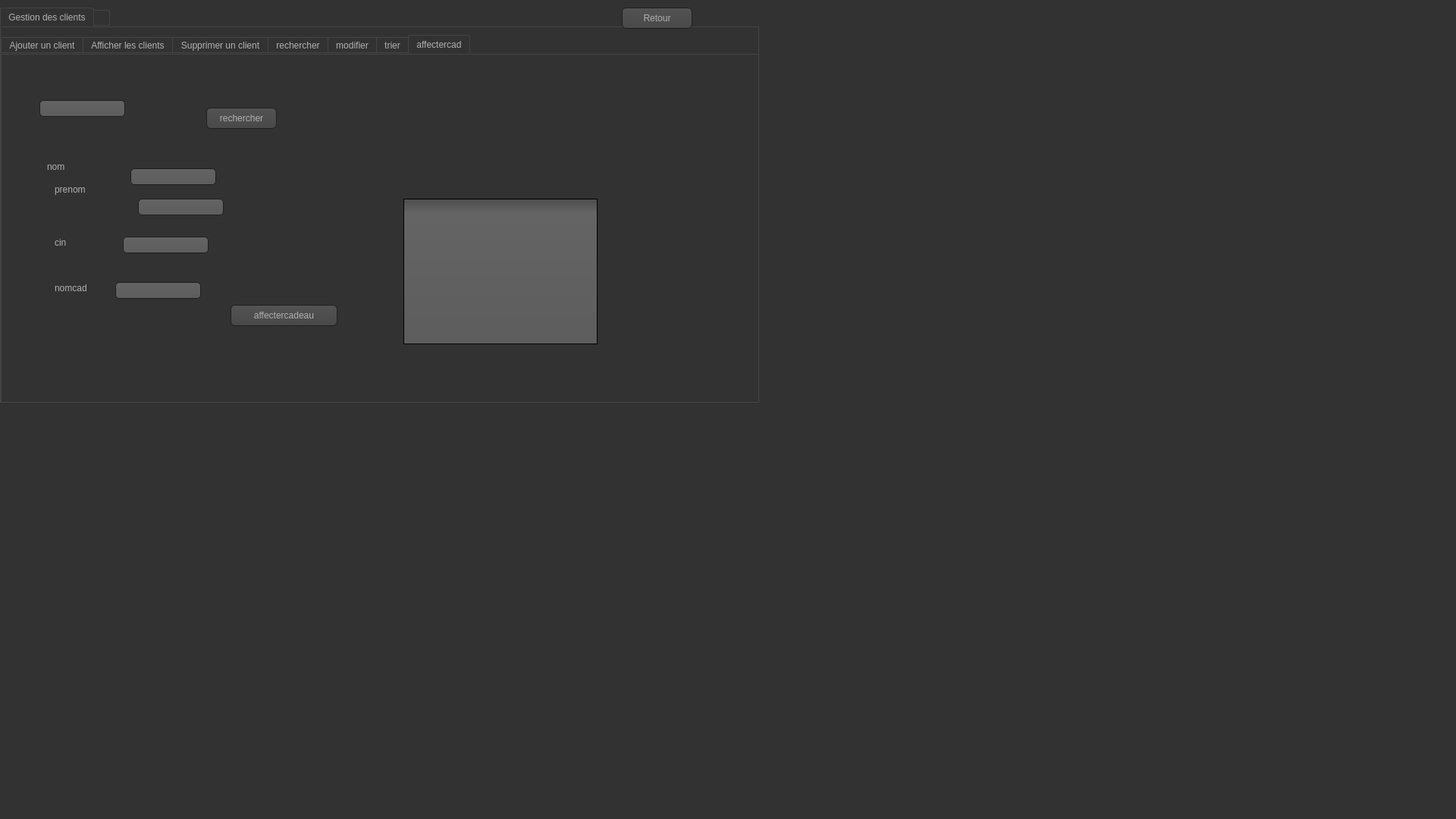
<?xml version="1.0" encoding="UTF-8"?>
<ui version="4.0">
 <class>Dialog</class>
 <widget class="QDialog" name="Dialog">
  <property name="geometry">
   <rect>
    <x>0</x>
    <y>0</y>
    <width>1920</width>
    <height>1080</height>
   </rect>
  </property>
  <property name="windowTitle">
   <string>Dialog</string>
  </property>
  <property name="styleSheet">
   <string notr="true">/*QLabel {
font-weight: bold;
font-size: 15px;
}*/
QToolTip
{
     border: 1px solid black;
     background-color: #ffa02f;
     padding: 1px;
     border-radius: 3px;
     opacity: 100;
}

QWidget
{
    color: #b1b1b1;
    background-color: #323232;
}

QWidget:item:hover
{
    background-color: QLinearGradient( x1: 0, y1: 0, x2: 0, y2: 1, stop: 0 #ffa02f, stop: 1 #ca0619);
    color: #000000;
}

QWidget:item:selected
{
    background-color: QLinearGradient( x1: 0, y1: 0, x2: 0, y2: 1, stop: 0 #ffa02f, stop: 1 #d7801a);
}

QMenuBar::item
{
    background: transparent;
}

QMenuBar::item:selected
{
    background: transparent;
    border: 1px solid #ffaa00;
}

QMenuBar::item:pressed
{
    background: #444;
    border: 1px solid #000;
    background-color: QLinearGradient(
        x1:0, y1:0,
        x2:0, y2:1,
        stop:1 #212121,
        stop:0.4 #343434/*,
        stop:0.2 #343434,
        stop:0.1 #ffaa00*/
    );
    margin-bottom:-1px;
    padding-bottom:1px;
}

QMenu
{
    border: 1px solid #000;
}

QMenu::item
{
    padding: 2px 20px 2px 20px;
}

QMenu::item:selected
{
    color: #000000;
}

QWidget:disabled
{
    color: #404040;
    background-color: #323232;
}

QAbstractItemView
{
    background-color: QLinearGradient( x1: 0, y1: 0, x2: 0, y2: 1, stop: 0 #4d4d4d, stop: 0.1 #646464, stop: 1 #5d5d5d);
}

QWidget:focus
{
    /*border: 2px solid QLinearGradient( x1: 0, y1: 0, x2: 0, y2: 1, stop: 0 #ffa02f, stop: 1 #d7801a);*/
}

QLineEdit
{
    background-color: QLinearGradient( x1: 0, y1: 0, x2: 0, y2: 1, stop: 0 #4d4d4d, stop: 0 #646464, stop: 1 #5d5d5d);
    padding: 1px;
    border-style: solid;
    border: 1px solid #1e1e1e;
    border-radius: 5;
}

QPushButton
{
    color: #b1b1b1;
    background-color: QLinearGradient( x1: 0, y1: 0, x2: 0, y2: 1, stop: 0 #565656, stop: 0.1 #525252, stop: 0.5 #4e4e4e, stop: 0.9 #4a4a4a, stop: 1 #464646);
    border-width: 1px;
    border-color: #1e1e1e;
    border-style: solid;
    border-radius: 6;
    padding: 3px;
    font-size: 12px;
    padding-left: 5px;
    padding-right: 5px;
}

QPushButton:pressed
{
    background-color: QLinearGradient( x1: 0, y1: 0, x2: 0, y2: 1, stop: 0 #2d2d2d, stop: 0.1 #2b2b2b, stop: 0.5 #292929, stop: 0.9 #282828, stop: 1 #252525);
}

QComboBox
{
    selection-background-color: #ffaa00;
    background-color: QLinearGradient( x1: 0, y1: 0, x2: 0, y2: 1, stop: 0 #565656, stop: 0.1 #525252, stop: 0.5 #4e4e4e, stop: 0.9 #4a4a4a, stop: 1 #464646);
    border-style: solid;
    border: 1px solid #1e1e1e;
    border-radius: 5;
}

QComboBox:hover,QPushButton:hover
{
    border: 2px solid QLinearGradient( x1: 0, y1: 0, x2: 0, y2: 1, stop: 0 #ffa02f, stop: 1 #d7801a);
}


QComboBox:on
{
    padding-top: 3px;
    padding-left: 4px;
    background-color: QLinearGradient( x1: 0, y1: 0, x2: 0, y2: 1, stop: 0 #2d2d2d, stop: 0.1 #2b2b2b, stop: 0.5 #292929, stop: 0.9 #282828, stop: 1 #252525);
    selection-background-color: #ffaa00;
}

QComboBox QAbstractItemView
{
    border: 2px solid darkgray;
    selection-background-color: QLinearGradient( x1: 0, y1: 0, x2: 0, y2: 1, stop: 0 #ffa02f, stop: 1 #d7801a);
}

QComboBox::drop-down
{
     subcontrol-origin: padding;
     subcontrol-position: top right;
     width: 15px;

     border-left-width: 0px;
     border-left-color: darkgray;
     border-left-style: solid; /* just a single line */
     border-top-right-radius: 3px; /* same radius as the QComboBox */
     border-bottom-right-radius: 3px;
 }

QComboBox::down-arrow
{
     image: url(:/down_arrow.png);
}

QGroupBox:focus
{
border: 2px solid QLinearGradient( x1: 0, y1: 0, x2: 0, y2: 1, stop: 0 #ffa02f, stop: 1 #d7801a);
}

QTextEdit:focus
{
    border: 2px solid QLinearGradient( x1: 0, y1: 0, x2: 0, y2: 1, stop: 0 #ffa02f, stop: 1 #d7801a);
}

QScrollBar:horizontal {
     border: 1px solid #222222;
     background: QLinearGradient( x1: 0, y1: 0, x2: 0, y2: 1, stop: 0.0 #121212, stop: 0.2 #282828, stop: 1 #484848);
     height: 7px;
     margin: 0px 16px 0 16px;
}

QScrollBar::handle:horizontal
{
      background: QLinearGradient( x1: 0, y1: 0, x2: 1, y2: 0, stop: 0 #ffa02f, stop: 0.5 #d7801a, stop: 1 #ffa02f);
      min-height: 20px;
      border-radius: 2px;
}

QScrollBar::add-line:horizontal {
      border: 1px solid #1b1b19;
      border-radius: 2px;
      background: QLinearGradient( x1: 0, y1: 0, x2: 1, y2: 0, stop: 0 #ffa02f, stop: 1 #d7801a);
      width: 14px;
      subcontrol-position: right;
      subcontrol-origin: margin;
}

QScrollBar::sub-line:horizontal {
      border: 1px solid #1b1b19;
      border-radius: 2px;
      background: QLinearGradient( x1: 0, y1: 0, x2: 1, y2: 0, stop: 0 #ffa02f, stop: 1 #d7801a);
      width: 14px;
     subcontrol-position: left;
     subcontrol-origin: margin;
}

QScrollBar::right-arrow:horizontal, QScrollBar::left-arrow:horizontal
{
      border: 1px solid black;
      width: 1px;
      height: 1px;
      background: white;
}

QScrollBar::add-page:horizontal, QScrollBar::sub-page:horizontal
{
      background: none;
}

QScrollBar:vertical
{
      background: QLinearGradient( x1: 0, y1: 0, x2: 1, y2: 0, stop: 0.0 #121212, stop: 0.2 #282828, stop: 1 #484848);
      width: 7px;
      margin: 16px 0 16px 0;
      border: 1px solid #222222;
}

QScrollBar::handle:vertical
{
      background: QLinearGradient( x1: 0, y1: 0, x2: 0, y2: 1, stop: 0 #ffa02f, stop: 0.5 #d7801a, stop: 1 #ffa02f);
      min-height: 20px;
      border-radius: 2px;
}

QScrollBar::add-line:vertical
{
      border: 1px solid #1b1b19;
      border-radius: 2px;
      background: QLinearGradient( x1: 0, y1: 0, x2: 0, y2: 1, stop: 0 #ffa02f, stop: 1 #d7801a);
      height: 14px;
      subcontrol-position: bottom;
      subcontrol-origin: margin;
}

QScrollBar::sub-line:vertical
{
      border: 1px solid #1b1b19;
      border-radius: 2px;
      background: QLinearGradient( x1: 0, y1: 0, x2: 0, y2: 1, stop: 0 #d7801a, stop: 1 #ffa02f);
      height: 14px;
      subcontrol-position: top;
      subcontrol-origin: margin;
}

QScrollBar::up-arrow:vertical, QScrollBar::down-arrow:vertical
{
      border: 1px solid black;
      width: 1px;
      height: 1px;
      background: white;
}


QScrollBar::add-page:vertical, QScrollBar::sub-page:vertical
{
      background: none;
}

QTextEdit
{
    background-color: #242424;
}

QPlainTextEdit
{
    background-color: #242424;
}

QHeaderView::section
{
    background-color: QLinearGradient(x1:0, y1:0, x2:0, y2:1, stop:0 #616161, stop: 0.5 #505050, stop: 0.6 #434343, stop:1 #656565);
    color: white;
    padding-left: 4px;
    border: 1px solid #6c6c6c;
}

QCheckBox:disabled
{
color: #414141;
}

QDockWidget::title
{
    text-align: center;
    spacing: 3px; /* spacing between items in the tool bar */
    background-color: QLinearGradient(x1:0, y1:0, x2:0, y2:1, stop:0 #323232, stop: 0.5 #242424, stop:1 #323232);
}

QDockWidget::close-button, QDockWidget::float-button
{
    text-align: center;
    spacing: 1px; /* spacing between items in the tool bar */
    background-color: QLinearGradient(x1:0, y1:0, x2:0, y2:1, stop:0 #323232, stop: 0.5 #242424, stop:1 #323232);
}

QDockWidget::close-button:hover, QDockWidget::float-button:hover
{
    background: #242424;
}

QDockWidget::close-button:pressed, QDockWidget::float-button:pressed
{
    padding: 1px -1px -1px 1px;
}

QMainWindow::separator
{
    background-color: QLinearGradient(x1:0, y1:0, x2:0, y2:1, stop:0 #161616, stop: 0.5 #151515, stop: 0.6 #212121, stop:1 #343434);
    color: white;
    padding-left: 4px;
    border: 1px solid #4c4c4c;
    spacing: 3px; /* spacing between items in the tool bar */
}

QMainWindow::separator:hover
{

    background-color: QLinearGradient(x1:0, y1:0, x2:0, y2:1, stop:0 #d7801a, stop:0.5 #b56c17 stop:1 #ffa02f);
    color: white;
    padding-left: 4px;
    border: 1px solid #6c6c6c;
    spacing: 3px; /* spacing between items in the tool bar */
}

QToolBar::handle
{
     spacing: 3px; /* spacing between items in the tool bar */
     background: url(:/images/handle.png);
}

QMenu::separator
{
    height: 2px;
    background-color: QLinearGradient(x1:0, y1:0, x2:0, y2:1, stop:0 #161616, stop: 0.5 #151515, stop: 0.6 #212121, stop:1 #343434);
    color: white;
    padding-left: 4px;
    margin-left: 10px;
    margin-right: 5px;
}

QProgressBar
{
    border: 2px solid grey;
    border-radius: 5px;
    text-align: center;
}

QProgressBar::chunk
{
    background-color: #d7801a;
    width: 2.15px;
    margin: 0.5px;
}

QTabBar::tab {
    color: #b1b1b1;
    border: 1px solid #444;
    border-bottom-style: none;
    background-color: #323232;
    padding-left: 10px;
    padding-right: 10px;
    padding-top: 3px;
    padding-bottom: 2px;
    margin-right: -1px;
}

QTabWidget::pane {
    border: 1px solid #444;
    top: 1px;
}

QTabBar::tab:last
{
    margin-right: 0; /* the last selected tab has nothing to overlap with on the right */
    border-top-right-radius: 3px;
}

QTabBar::tab:first:!selected
{
 margin-left: 0px; /* the last selected tab has nothing to overlap with on the right */


    border-top-left-radius: 3px;
}

QTabBar::tab:!selected
{
    color: #b1b1b1;
    border-bottom-style: solid;
    margin-top: 3px;
    background-color: QLinearGradient(x1:0, y1:0, x2:0, y2:1, stop:1 #212121, stop:.4 #343434);
}

QTabBar::tab:selected
{
    border-top-left-radius: 3px;
    border-top-right-radius: 3px;
    margin-bottom: 0px;
}

QTabBar::tab:!selected:hover
{
    /*border-top: 2px solid #ffaa00;
    padding-bottom: 3px;*/
    border-top-left-radius: 3px;
    border-top-right-radius: 3px;
    background-color: QLinearGradient(x1:0, y1:0, x2:0, y2:1, stop:1 #212121, stop:0.4 #343434, stop:0.2 #343434, stop:0.1 #ffaa00);
}

QRadioButton::indicator:checked, QRadioButton::indicator:unchecked{
    color: #b1b1b1;
    background-color: #323232;
    border: 1px solid #b1b1b1;
    border-radius: 6px;
}

QRadioButton::indicator:checked
{
    background-color: qradialgradient(
        cx: 0.5, cy: 0.5,
        fx: 0.5, fy: 0.5,
        radius: 1.0,
        stop: 0.25 #ffaa00,
        stop: 0.3 #323232
    );
}

QCheckBox::indicator{
    color: #b1b1b1;
    background-color: #323232;
    border: 1px solid #b1b1b1;
    width: 9px;
    height: 9px;
}

QRadioButton::indicator
{
    border-radius: 6px;
}

QRadioButton::indicator:hover, QCheckBox::indicator:hover
{
    border: 1px solid #ffaa00;
}

QCheckBox::indicator:checked
{
    image:url(:/images/checkbox.png);
}

QCheckBox::indicator:disabled, QRadioButton::indicator:disabled
{
    border: 1px solid #444;
}</string>
  </property>
  <widget class="QTabWidget" name="tabWidget_2">
   <property name="geometry">
    <rect>
     <x>0</x>
     <y>10</y>
     <width>1001</width>
     <height>521</height>
    </rect>
   </property>
   <property name="currentIndex">
    <number>0</number>
   </property>
   <widget class="QWidget" name="tab_4">
    <attribute name="title">
     <string>Gestion des clients</string>
    </attribute>
    <widget class="QTabWidget" name="tabWidget">
     <property name="geometry">
      <rect>
       <x>0</x>
       <y>10</y>
       <width>1920</width>
       <height>1080</height>
      </rect>
     </property>
     <property name="toolTip">
      <string>&lt;html&gt;&lt;head/&gt;&lt;body&gt;&lt;p&gt;&lt;span style=&quot; font-family:'Courier New'; color:#000000;&quot;&gt;QToolTip&lt;/span&gt;&lt;/p&gt;&lt;p&gt;&lt;span style=&quot; font-family:'Courier New'; color:#000000;&quot;&gt;{&lt;/span&gt;&lt;/p&gt;&lt;p&gt;&lt;span style=&quot; font-family:'Courier New'; color:#000000;&quot;&gt;     border: 1px solid black;&lt;/span&gt;&lt;/p&gt;&lt;p&gt;&lt;span style=&quot; font-family:'Courier New'; color:#000000;&quot;&gt;     background-color: #ffa02f;&lt;/span&gt;&lt;/p&gt;&lt;p&gt;&lt;span style=&quot; font-family:'Courier New'; color:#000000;&quot;&gt;     padding: 1px;&lt;/span&gt;&lt;/p&gt;&lt;p&gt;&lt;span style=&quot; font-family:'Courier New'; color:#000000;&quot;&gt;     border-radius: 3px;&lt;/span&gt;&lt;/p&gt;&lt;p&gt;&lt;span style=&quot; font-family:'Courier New'; color:#000000;&quot;&gt;     opacity: 100;&lt;/span&gt;&lt;/p&gt;&lt;p&gt;&lt;span style=&quot; font-family:'Courier New'; color:#000000;&quot;&gt;}&lt;/span&gt;&lt;/p&gt;&lt;/body&gt;&lt;/html&gt;</string>
     </property>
     <property name="styleSheet">
      <string notr="true">QLineEdit {
padding: 1px;
border-style: solid;
border: 2px solid gray;
border-radius: 8px;
}
QTabWidget::pane {
    border: 1px solid #444;
    top: 1px;
}

QTextEdit
{
    background-color: #242424;
}*/
/*QMenuBar::item
{
    background: transparent;
}
QWidget:item:hover
{
    background-color: QLinearGradient( x1: 0, y1: 0, x2: 0, y2: 1, stop: 0 #ffa02f, stop: 1 #ca0619);
    color: #000000;
}
*/
/*QWidget
{
    color: #b1b1b1;
    background-color: #323232;
}

QLineEdit
{
    background-color: QLinearGradient( x1: 0, y1: 0, x2: 0, y2: 1, stop: 0 #4d4d4d, stop: 0 #646464, stop: 1 #5d5d5d);
    padding: 1px;
    border-style: solid;
    border: 1px solid #1e1e1e;
    border-radius: 5;
}
#gestion des clients {
background: gray;
}


#dialog {
border: 3px solid gray;
border-radius: 40px;
background: QLinearGradient(x1: 0, y1: 0, x2: 0, y2: 1, stop: 0 #eef, stop: 1 #ccf);
}
QPushButton
{
    color: #b1b1b1;
    background-color: QLinearGradient( x1: 0, y1: 0, x2: 0, y2: 1, stop: 0 #565656, stop: 0.1 #525252, stop: 0.5 #4e4e4e, stop: 0.9 #4a4a4a, stop: 1 #464646);
    border-width: 1px;
    border-color: #1e1e1e;
    border-style: solid;
    border-radius: 6;
    padding: 3px;
    font-size: 12px;
    padding-left: 5px;
    padding-right: 5px;
}*/

QPushButton {
color: white;
background-color: QLinearGradient( x1: 0, y1: 0, x2: 0, y2: 1, stop: 0 #88d, stop: 0.1 #99e, stop: 0.49 #77c, stop: 0.5 #66b, stop: 1 #77c);
border-width: 1px;
border-color: #339;
border-style: solid;
border-radius: 7;
padding: 3px;
font-size: 10px;
padding-left: 5px;
padding-right: 5px;
min-width: 50px;
max-width: 50px;
min-height: 13px;
max-height: 13px;
}
</string>
     </property>
     <property name="currentIndex">
      <number>6</number>
     </property>
     <widget class="QWidget" name="tab">
      <attribute name="title">
       <string>Ajouter un client</string>
      </attribute>
      <widget class="QLabel" name="label">
       <property name="geometry">
        <rect>
         <x>290</x>
         <y>210</y>
         <width>71</width>
         <height>21</height>
        </rect>
       </property>
       <property name="styleSheet">
        <string notr="true">font-size:19px;</string>
       </property>
       <property name="text">
        <string>&lt;i&gt;&lt;font color=#ffeafd&gt;adresse&lt;font&gt;&lt;/i&gt;</string>
       </property>
      </widget>
      <widget class="QLabel" name="label_2">
       <property name="geometry">
        <rect>
         <x>300</x>
         <y>90</y>
         <width>51</width>
         <height>21</height>
        </rect>
       </property>
       <property name="styleSheet">
        <string notr="true">color: rgb(255, 255, 255);
font-size:19px;</string>
       </property>
       <property name="text">
        <string>&lt;i&gt;&lt;font color=#ffeafd&gt;Nom&lt;font&gt;&lt;/i&gt;</string>
       </property>
      </widget>
      <widget class="QLabel" name="label_3">
       <property name="geometry">
        <rect>
         <x>290</x>
         <y>150</y>
         <width>81</width>
         <height>21</height>
        </rect>
       </property>
       <property name="styleSheet">
        <string notr="true">color:#ffeafd; font-size:19px;</string>
       </property>
       <property name="text">
        <string>&lt;i&gt;&lt;font color=#ffeafd&gt;Prénom&lt;font&gt;&lt;/i&gt;</string>
       </property>
      </widget>
      <widget class="QLineEdit" name="lineEdit_adresse">
       <property name="geometry">
        <rect>
         <x>410</x>
         <y>90</y>
         <width>113</width>
         <height>20</height>
        </rect>
       </property>
       <property name="styleSheet">
        <string notr="true">border-width:2px;
border-style:solid;
border-color:#f9f2ff;</string>
       </property>
      </widget>
      <widget class="QLineEdit" name="lineEdit_nom">
       <property name="geometry">
        <rect>
         <x>410</x>
         <y>150</y>
         <width>113</width>
         <height>20</height>
        </rect>
       </property>
       <property name="styleSheet">
        <string notr="true">border-width:2px;
border-style:solid;
border-color:#f9f2ff;</string>
       </property>
      </widget>
      <widget class="QLineEdit" name="lineEdit_prenom">
       <property name="geometry">
        <rect>
         <x>410</x>
         <y>210</y>
         <width>113</width>
         <height>20</height>
        </rect>
       </property>
       <property name="styleSheet">
        <string notr="true">border-width:2px;
border-style:solid;
border-color:#f9f2ff;</string>
       </property>
      </widget>
      <widget class="QPushButton" name="pb_ajouter">
       <property name="geometry">
        <rect>
         <x>590</x>
         <y>260</y>
         <width>62</width>
         <height>21</height>
        </rect>
       </property>
       <property name="styleSheet">
        <string notr="true">font-size:14px;</string>
       </property>
       <property name="text">
        <string>ajouter</string>
       </property>
       <property name="iconSize">
        <size>
         <width>40</width>
         <height>40</height>
        </size>
       </property>
      </widget>
      <widget class="QLabel" name="label_9">
       <property name="geometry">
        <rect>
         <x>294</x>
         <y>260</y>
         <width>61</width>
         <height>20</height>
        </rect>
       </property>
       <property name="styleSheet">
        <string notr="true">font-size:19px;</string>
       </property>
       <property name="text">
        <string>&lt;i&gt;&lt;font color=#ffeafd&gt;cin&lt;font&gt;&lt;/i&gt;</string>
       </property>
      </widget>
      <widget class="QLineEdit" name="lineEdit_CIN">
       <property name="geometry">
        <rect>
         <x>410</x>
         <y>260</y>
         <width>113</width>
         <height>20</height>
        </rect>
       </property>
       <property name="styleSheet">
        <string notr="true">border-width:2px;
border-style:solid;
border-color:#f9f2ff;</string>
       </property>
      </widget>
     </widget>
     <widget class="QWidget" name="tab_2">
      <attribute name="title">
       <string>Afficher les clients</string>
      </attribute>
      <widget class="QTableView" name="tabetudiant">
       <property name="geometry">
        <rect>
         <x>10</x>
         <y>10</y>
         <width>941</width>
         <height>311</height>
        </rect>
       </property>
      </widget>
      <widget class="QPushButton" name="pushButton_2">
       <property name="geometry">
        <rect>
         <x>640</x>
         <y>370</y>
         <width>93</width>
         <height>28</height>
        </rect>
       </property>
       <property name="text">
        <string>trie par cin</string>
       </property>
      </widget>
      <widget class="QComboBox" name="comboBox">
       <property name="geometry">
        <rect>
         <x>290</x>
         <y>370</y>
         <width>73</width>
         <height>22</height>
        </rect>
       </property>
       <item>
        <property name="text">
         <string>nom</string>
        </property>
       </item>
       <item>
        <property name="text">
         <string>prenom</string>
        </property>
       </item>
       <item>
        <property name="text">
         <string>adresse</string>
        </property>
       </item>
      </widget>
     </widget>
     <widget class="QWidget" name="tab_3">
      <attribute name="title">
       <string>Supprimer un client</string>
      </attribute>
      <widget class="QLineEdit" name="lineEdit_id_2">
       <property name="geometry">
        <rect>
         <x>140</x>
         <y>30</y>
         <width>113</width>
         <height>20</height>
        </rect>
       </property>
       <property name="styleSheet">
        <string notr="true">border-width:2px;
border-style:solid;
border-color:#f9f2ff;</string>
       </property>
      </widget>
      <widget class="QLabel" name="label_4">
       <property name="geometry">
        <rect>
         <x>20</x>
         <y>30</y>
         <width>61</width>
         <height>21</height>
        </rect>
       </property>
       <property name="styleSheet">
        <string notr="true">font-size:19px;</string>
       </property>
       <property name="text">
        <string>&lt;i&gt;&lt;font color=#ffeafd&gt;CIN&lt;font&gt;&lt;/i&gt;</string>
       </property>
      </widget>
      <widget class="QPushButton" name="pb_supprimer">
       <property name="geometry">
        <rect>
         <x>240</x>
         <y>140</y>
         <width>81</width>
         <height>21</height>
        </rect>
       </property>
       <property name="styleSheet">
        <string notr="true">font-size:14px;</string>
       </property>
       <property name="text">
        <string>Supprimer</string>
       </property>
      </widget>
     </widget>
     <widget class="QWidget" name="tab_6">
      <attribute name="title">
       <string>rechercher</string>
      </attribute>
      <widget class="QLineEdit" name="lineEdit">
       <property name="geometry">
        <rect>
         <x>430</x>
         <y>20</y>
         <width>113</width>
         <height>22</height>
        </rect>
       </property>
       <property name="styleSheet">
        <string notr="true">border-width:2px;
border-style:solid;
border-color:#f9f2ff;</string>
       </property>
       <property name="text">
        <string/>
       </property>
      </widget>
      <widget class="QTableView" name="tableView">
       <property name="geometry">
        <rect>
         <x>90</x>
         <y>70</y>
         <width>871</width>
         <height>231</height>
        </rect>
       </property>
      </widget>
      <widget class="QLabel" name="label_6">
       <property name="geometry">
        <rect>
         <x>320</x>
         <y>20</y>
         <width>61</width>
         <height>21</height>
        </rect>
       </property>
       <property name="styleSheet">
        <string notr="true">font-size:19px;</string>
       </property>
       <property name="text">
        <string>&lt;i&gt;&lt;font color=#ffeafd&gt;CIN&lt;font&gt;&lt;/i&gt;</string>
       </property>
      </widget>
     </widget>
     <widget class="QWidget" name="tab_7">
      <attribute name="title">
       <string>modifier</string>
      </attribute>
      <widget class="QLabel" name="label_7">
       <property name="geometry">
        <rect>
         <x>200</x>
         <y>70</y>
         <width>61</width>
         <height>20</height>
        </rect>
       </property>
       <property name="styleSheet">
        <string notr="true">color: rgb(255, 255, 255);
font-size:19px;</string>
       </property>
       <property name="text">
        <string>Nom</string>
       </property>
      </widget>
      <widget class="QLabel" name="label_8">
       <property name="geometry">
        <rect>
         <x>200</x>
         <y>100</y>
         <width>81</width>
         <height>31</height>
        </rect>
       </property>
       <property name="styleSheet">
        <string notr="true">color: rgb(255, 255, 255);
font-size:19px;</string>
       </property>
       <property name="text">
        <string>Prénom</string>
       </property>
      </widget>
      <widget class="QLabel" name="label_10">
       <property name="geometry">
        <rect>
         <x>200</x>
         <y>140</y>
         <width>101</width>
         <height>21</height>
        </rect>
       </property>
       <property name="styleSheet">
        <string notr="true">color: rgb(255, 255, 255);
font-size:19px;</string>
       </property>
       <property name="text">
        <string>Adresse</string>
       </property>
      </widget>
      <widget class="QLabel" name="label_11">
       <property name="geometry">
        <rect>
         <x>200</x>
         <y>180</y>
         <width>91</width>
         <height>20</height>
        </rect>
       </property>
       <property name="styleSheet">
        <string notr="true">color: rgb(255, 255, 255);
font-size:19px;</string>
       </property>
       <property name="text">
        <string>Cin</string>
       </property>
      </widget>
      <widget class="QLineEdit" name="lineEdit_2_modif">
       <property name="geometry">
        <rect>
         <x>350</x>
         <y>60</y>
         <width>113</width>
         <height>22</height>
        </rect>
       </property>
       <property name="styleSheet">
        <string notr="true">border-width:2px;
border-style:solid;
border-color:#f9f2ff;</string>
       </property>
      </widget>
      <widget class="QLineEdit" name="lineEdit_3_modif">
       <property name="geometry">
        <rect>
         <x>350</x>
         <y>100</y>
         <width>113</width>
         <height>22</height>
        </rect>
       </property>
       <property name="styleSheet">
        <string notr="true">border-width:2px;
border-style:solid;
border-color:#f9f2ff;</string>
       </property>
      </widget>
      <widget class="QLineEdit" name="lineEdit_4_modif">
       <property name="geometry">
        <rect>
         <x>350</x>
         <y>140</y>
         <width>113</width>
         <height>22</height>
        </rect>
       </property>
       <property name="styleSheet">
        <string notr="true">border-width:2px;
border-style:solid;
border-color:#f9f2ff;</string>
       </property>
      </widget>
      <widget class="QLineEdit" name="lineEdit_5_modif">
       <property name="geometry">
        <rect>
         <x>350</x>
         <y>180</y>
         <width>113</width>
         <height>22</height>
        </rect>
       </property>
       <property name="styleSheet">
        <string notr="true">border-width:2px;
border-style:solid;
border-color:#f9f2ff;</string>
       </property>
      </widget>
      <widget class="QPushButton" name="pushButton">
       <property name="geometry">
        <rect>
         <x>640</x>
         <y>300</y>
         <width>93</width>
         <height>28</height>
        </rect>
       </property>
       <property name="text">
        <string>modifier</string>
       </property>
      </widget>
     </widget>
     <widget class="QWidget" name="widget">
      <attribute name="title">
       <string>trier</string>
      </attribute>
     </widget>
     <widget class="QWidget" name="tab_8">
      <attribute name="title">
       <string>affectercad</string>
      </attribute>
      <widget class="QLineEdit" name="rechcad">
       <property name="geometry">
        <rect>
         <x>50</x>
         <y>60</y>
         <width>113</width>
         <height>22</height>
        </rect>
       </property>
      </widget>
      <widget class="QPushButton" name="recherchercad">
       <property name="geometry">
        <rect>
         <x>270</x>
         <y>70</y>
         <width>93</width>
         <height>28</height>
        </rect>
       </property>
       <property name="text">
        <string>rechercher</string>
       </property>
      </widget>
      <widget class="QLineEdit" name="nomaffecter">
       <property name="geometry">
        <rect>
         <x>170</x>
         <y>150</y>
         <width>113</width>
         <height>22</height>
        </rect>
       </property>
      </widget>
      <widget class="QLineEdit" name="prenomaffecter">
       <property name="geometry">
        <rect>
         <x>180</x>
         <y>190</y>
         <width>113</width>
         <height>22</height>
        </rect>
       </property>
      </widget>
      <widget class="QLineEdit" name="cinclientaffecter">
       <property name="geometry">
        <rect>
         <x>160</x>
         <y>240</y>
         <width>113</width>
         <height>22</height>
        </rect>
       </property>
      </widget>
      <widget class="QLineEdit" name="nomcadaffecter">
       <property name="geometry">
        <rect>
         <x>150</x>
         <y>300</y>
         <width>113</width>
         <height>22</height>
        </rect>
       </property>
      </widget>
      <widget class="QLabel" name="label_5">
       <property name="geometry">
        <rect>
         <x>60</x>
         <y>140</y>
         <width>55</width>
         <height>16</height>
        </rect>
       </property>
       <property name="text">
        <string>nom</string>
       </property>
      </widget>
      <widget class="QLabel" name="label_12">
       <property name="geometry">
        <rect>
         <x>70</x>
         <y>170</y>
         <width>55</width>
         <height>16</height>
        </rect>
       </property>
       <property name="text">
        <string>prenom</string>
       </property>
      </widget>
      <widget class="QLabel" name="label_13">
       <property name="geometry">
        <rect>
         <x>70</x>
         <y>240</y>
         <width>55</width>
         <height>16</height>
        </rect>
       </property>
       <property name="text">
        <string>cin</string>
       </property>
      </widget>
      <widget class="QLabel" name="label_14">
       <property name="geometry">
        <rect>
         <x>70</x>
         <y>300</y>
         <width>55</width>
         <height>16</height>
        </rect>
       </property>
       <property name="text">
        <string>nomcad</string>
       </property>
      </widget>
      <widget class="QTableView" name="tableView_2">
       <property name="geometry">
        <rect>
         <x>530</x>
         <y>190</y>
         <width>256</width>
         <height>192</height>
        </rect>
       </property>
      </widget>
      <widget class="QPushButton" name="affectercad">
       <property name="geometry">
        <rect>
         <x>302</x>
         <y>330</y>
         <width>141</width>
         <height>28</height>
        </rect>
       </property>
       <property name="text">
        <string>affectercadeau</string>
       </property>
      </widget>
     </widget>
    </widget>
   </widget>
   <widget class="QWidget" name="tab_5">
    <attribute name="title">
     <string/>
    </attribute>
   </widget>
  </widget>
  <widget class="QPushButton" name="pushButton_3">
   <property name="geometry">
    <rect>
     <x>820</x>
     <y>10</y>
     <width>93</width>
     <height>28</height>
    </rect>
   </property>
   <property name="text">
    <string>Retour</string>
   </property>
  </widget>
 </widget>
 <resources/>
 <connections/>
</ui>
